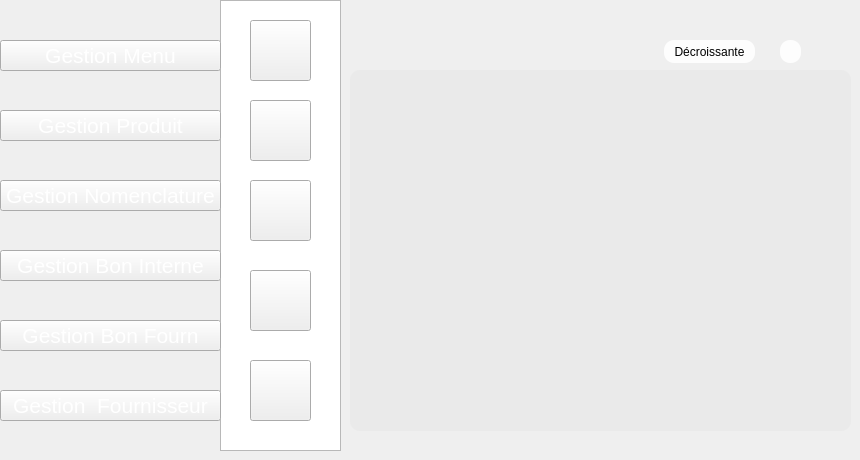
    <widget class="QWidget" name="page_106">
     <widget class="QPushButton" name="pushButton_1214">
      <property name="geometry">
       <rect>
        <x>0</x>
        <y>180</y>
        <width>221</width>
        <height>31</height>
       </rect>
      </property>
      <property name="font">
       <font>
        <pointsize>16</pointsize>
        <weight>50</weight>
        <bold>false</bold>
       </font>
      </property>
      <property name="styleSheet">
       <string notr="true">color: rgb(255, 255, 255);

</string>
      </property>
      <property name="text">
       <string>Gestion Nomenclature</string>
      </property>
     </widget>
     <widget class="QPushButton" name="pushButton_1215">
      <property name="geometry">
       <rect>
        <x>250</x>
        <y>270</y>
        <width>61</width>
        <height>61</height>
       </rect>
      </property>
      <property name="styleSheet">
       <string notr="true">image: url(:/new/prefix1/img/icon-supp2 (1).png);</string>
      </property>
      <property name="text">
       <string/>
      </property>
     </widget>
     <widget class="QPushButton" name="pushButton_1217">
      <property name="geometry">
       <rect>
        <x>250</x>
        <y>180</y>
        <width>61</width>
        <height>61</height>
       </rect>
      </property>
      <property name="styleSheet">
       <string notr="true">image: url(:/new/prefix1/img/icon-afficher2.png);</string>
      </property>
      <property name="text">
       <string/>
      </property>
     </widget>
     <widget class="QPushButton" name="pushButton_1218">
      <property name="geometry">
       <rect>
        <x>250</x>
        <y>360</y>
        <width>61</width>
        <height>61</height>
       </rect>
      </property>
      <property name="styleSheet">
       <string notr="true">
image: url(:/new/prefix1/img/aa.png);</string>
      </property>
      <property name="text">
       <string/>
      </property>
     </widget>
     <widget class="QPushButton" name="pushButton_1219">
      <property name="geometry">
       <rect>
        <x>250</x>
        <y>20</y>
        <width>61</width>
        <height>61</height>
       </rect>
      </property>
      <property name="styleSheet">
       <string notr="true">image: url(:/new/prefix1/img/icon-ajout2.png);
background-image: url(:/new/prefix1/img/bg.png);</string>
      </property>
      <property name="text">
       <string/>
      </property>
     </widget>
     <widget class="QPushButton" name="pushButton_1220">
      <property name="geometry">
       <rect>
        <x>0</x>
        <y>320</y>
        <width>221</width>
        <height>31</height>
       </rect>
      </property>
      <property name="font">
       <font>
        <pointsize>16</pointsize>
        <weight>50</weight>
        <bold>false</bold>
       </font>
      </property>
      <property name="styleSheet">
       <string notr="true">color: rgb(255, 255, 255);

</string>
      </property>
      <property name="text">
       <string>Gestion Bon Fourn</string>
      </property>
     </widget>
     <widget class="QPushButton" name="pushButton_1221">
      <property name="geometry">
       <rect>
        <x>250</x>
        <y>100</y>
        <width>61</width>
        <height>61</height>
       </rect>
      </property>
      <property name="styleSheet">
       <string notr="true">image: url(:/new/prefix1/img/icon-modif2 (1).png);</string>
      </property>
      <property name="text">
       <string/>
      </property>
     </widget>
     <widget class="QPushButton" name="pushButton_1222">
      <property name="geometry">
       <rect>
        <x>0</x>
        <y>110</y>
        <width>221</width>
        <height>31</height>
       </rect>
      </property>
      <property name="font">
       <font>
        <pointsize>16</pointsize>
        <weight>50</weight>
        <bold>false</bold>
       </font>
      </property>
      <property name="styleSheet">
       <string notr="true">color: rgb(255, 255, 255);

</string>
      </property>
      <property name="text">
       <string>Gestion Produit</string>
      </property>
     </widget>
     <widget class="QPushButton" name="pushButton_1223">
      <property name="geometry">
       <rect>
        <x>0</x>
        <y>250</y>
        <width>221</width>
        <height>31</height>
       </rect>
      </property>
      <property name="font">
       <font>
        <pointsize>16</pointsize>
        <weight>50</weight>
        <bold>false</bold>
       </font>
      </property>
      <property name="styleSheet">
       <string notr="true">color: rgb(255, 255, 255);

</string>
      </property>
      <property name="text">
       <string>Gestion Bon Interne</string>
      </property>
     </widget>
     <widget class="QPushButton" name="pushButton_1224">
      <property name="geometry">
       <rect>
        <x>0</x>
        <y>40</y>
        <width>221</width>
        <height>31</height>
       </rect>
      </property>
      <property name="font">
       <font>
        <pointsize>16</pointsize>
        <weight>50</weight>
        <bold>false</bold>
       </font>
      </property>
      <property name="styleSheet">
       <string notr="true">color: rgb(255, 255, 255);

</string>
      </property>
      <property name="text">
       <string>Gestion Menu</string>
      </property>
     </widget>
     <widget class="QListView" name="listView_95">
      <property name="geometry">
       <rect>
        <x>220</x>
        <y>0</y>
        <width>121</width>
        <height>451</height>
       </rect>
      </property>
      <property name="styleSheet">
       <string notr="true">background-image: url(:/new/prefix1/img/selected.png);</string>
      </property>
     </widget>
     <widget class="QTableView" name="tableViewarwa_2">
      <property name="geometry">
       <rect>
        <x>350</x>
        <y>70</y>
        <width>501</width>
        <height>361</height>
       </rect>
      </property>
      <property name="styleSheet">
       <string notr="true">                                     border-radius: 10px;
font: 9pt &quot;MS Reference Sans Serif&quot;;
background-color: rgb(234, 234, 234);</string>
      </property>
     </widget>
     <widget class="QPushButton" name="refprod_4">
      <property name="geometry">
       <rect>
        <x>780</x>
        <y>40</y>
        <width>21</width>
        <height>23</height>
       </rect>
      </property>
      <property name="styleSheet">
       <string notr="true">                                         border-radius: 10px;
background-color: rgb(253, 253, 253);
                                        
font: 9pt &quot;MS Reference Sans Serif&quot;;</string>
      </property>
      <property name="text">
       <string/>
      </property>
      <property name="icon">
       <iconset>
        <normaloff>../../1200px-Refresh_icon.svg.png</normaloff>../../1200px-Refresh_icon.svg.png</iconset>
      </property>
     </widget>
     <widget class="QPushButton" name="pushButton_584">
      <property name="geometry">
       <rect>
        <x>0</x>
        <y>390</y>
        <width>221</width>
        <height>31</height>
       </rect>
      </property>
      <property name="font">
       <font>
        <pointsize>16</pointsize>
        <weight>50</weight>
        <bold>false</bold>
       </font>
      </property>
      <property name="styleSheet">
       <string notr="true">color: rgb(255, 255, 255);

</string>
      </property>
      <property name="text">
       <string>Gestion  Fournisseur</string>
      </property>
     </widget>
     <widget class="QPushButton" name="pushButton_4">
      <property name="geometry">
       <rect>
        <x>664</x>
        <y>40</y>
        <width>91</width>
        <height>23</height>
       </rect>
      </property>
      <property name="styleSheet">
       <string notr="true">                                         border-radius: 10px;
background-color: rgb(253, 253, 253);
                                        
font: 9pt &quot;MS Reference Sans Serif&quot;;</string>
      </property>
      <property name="text">
       <string>Décroissante</string>
      </property>
     </widget>
     <zorder>listView_95</zorder>
     <zorder>pushButton_1214</zorder>
     <zorder>pushButton_1215</zorder>
     <zorder>pushButton_1217</zorder>
     <zorder>pushButton_1218</zorder>
     <zorder>pushButton_1219</zorder>
     <zorder>pushButton_1220</zorder>
     <zorder>pushButton_1221</zorder>
     <zorder>pushButton_1222</zorder>
     <zorder>pushButton_1223</zorder>
     <zorder>pushButton_1224</zorder>
     <zorder>tableViewarwa_2</zorder>
     <zorder>refprod_4</zorder>
     <zorder>pushButton_584</zorder>
     <zorder>pushButton_4</zorder>
    </widget>
